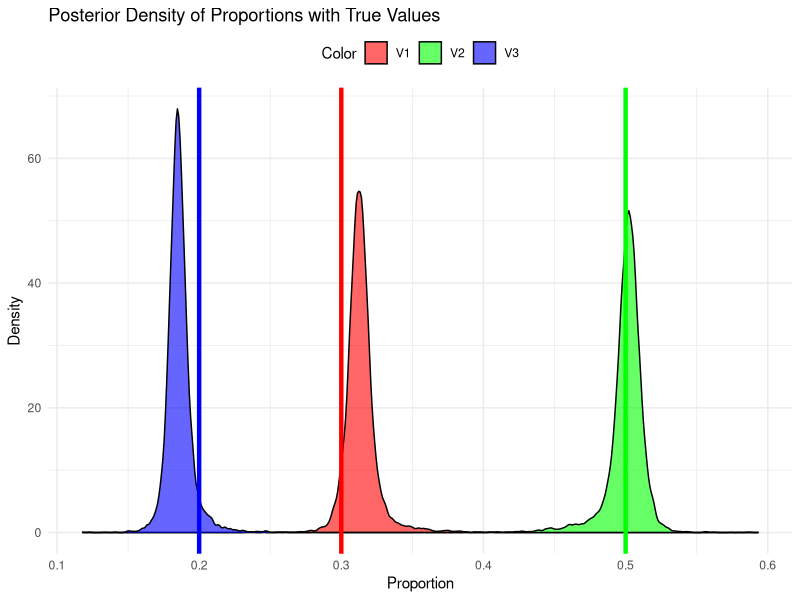
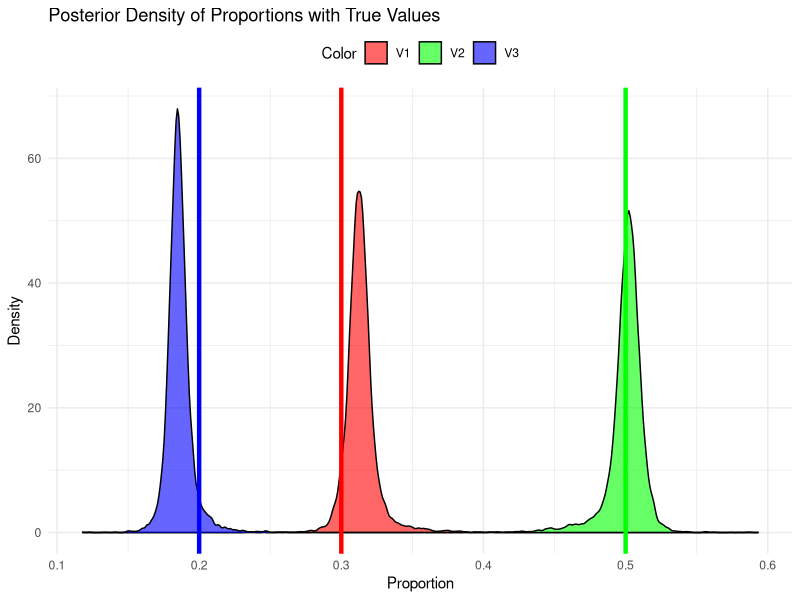

The R script that drew these images, in order:
# Load necessary libraries
library(MCMCpack)  # For Dirichlet distribution sampling
library(ggplot2)   # For plotting
library(dplyr)     # For data manipulation
library(tidyr)     # For reshaping data

# Set seed for reproducibility
set.seed(123)

# Create a folder to save the results
results_folder <- "Bayesian_Polya_Urn_Results"
dir.create(results_folder, showWarnings = FALSE)

# Function to simulate the Bayesian Polya Urn process
simulate_bayesian_polya_urn <- function(k, true_theta, beta, lambda, mu, t_max) {
  # Initialize counts based on the true proportions
  N <- round(true_theta * 100)  # Starting counts based on the true proportions
  theta <- N / sum(N)  # Calculate starting proportions
  
  # Initialize storage for posterior samples
  posterior_samples <- matrix(NA, nrow = t_max, ncol = k)
  
  # Run MCMC to sample from the posterior
  for (t in 1:t_max) {
    # Draw a color based on current proportions
    color <- sample(1:k, size = 1, prob = theta)
    N[color] <- N[color] + beta  # Reinforce the drawn color
    
    # Update posterior distribution using Dirichlet
    alpha <- lambda * mu + N
    theta <- rdirichlet(1, alpha)
    
    # Store the posterior sample
    posterior_samples[t, ] <- theta
  }
  
  return(list(posterior_samples = posterior_samples, true_theta = true_theta))
}

# Parameters
k <- 3  # Number of colors
true_theta <- c(0.3, 0.5, 0.2)  # True initial proportions for the simulation
beta <- 1  # Reinforcement factor
lambda <- 2  # Concentration parameter for Dirichlet prior
mu <- c(1/3, 1/3, 1/3)  # Base measure for Dirichlet prior
t_max <- 10000  # Number of iterations (increased to improve MCMC convergence)

# Simulate the Bayesian Polya Urn process
simulation <- simulate_bayesian_polya_urn(k, true_theta, beta, lambda, mu, t_max)

# Function to plot posterior densities with true parameter values
plot_posterior_density <- function(simulation, title) {
  theta_df <- as.data.frame(simulation$posterior_samples)
  theta_df <- pivot_longer(theta_df, cols = everything(), names_to = "Color", values_to = "Proportion")
  
  # Define color mapping for the true proportions
  true_color_mapping <- c("red", "green", "blue")
  
  density_plot <- ggplot(theta_df, aes(x = Proportion, fill = Color)) +
    geom_density(alpha = 0.6) +
    geom_vline(aes(xintercept = simulation$true_theta[1]), color = true_color_mapping[1], linetype = "solid", size = 1.5) +
    geom_vline(aes(xintercept = simulation$true_theta[2]), color = true_color_mapping[2], linetype = "solid", size = 1.5) +
    geom_vline(aes(xintercept = simulation$true_theta[3]), color = true_color_mapping[3], linetype = "solid", size = 1.5) +
    scale_fill_manual(values = true_color_mapping) +
    labs(title = title, x = "Proportion", y = "Density") +
    theme_minimal() +
    theme(legend.position = "top")
  
  # Save the plot
  file_name <- paste0("Posterior_Density_", title, ".png")
  ggsave(file.path(results_folder, file_name), plot = density_plot, width = 8, height = 6)
  
  # Print the plot
  print(density_plot)
}

# Plot and save the posterior densities
plot_posterior_density(simulation, "Posterior Density of Proportions with True Values")

# Function to evaluate and save final summary statistics
save_final_summary <- function(simulation) {
  final_posterior_mean <- colMeans(simulation$posterior_samples)
  summary_table <- data.frame(
    Color = factor(1:k),
    True_Proportion = simulation$true_theta,
    Posterior_Mean = final_posterior_mean,
    Bias = final_posterior_mean - simulation$true_theta
  )
  
  # Save summary table to CSV
  file_name <- "Final_Theta_Summary.csv"
  write.csv(summary_table, file.path(results_folder, file_name), row.names = FALSE)
  
  # Print summary table
  print(summary_table)
}

# Save and print final summary statistics
save_final_summary(simulation)
